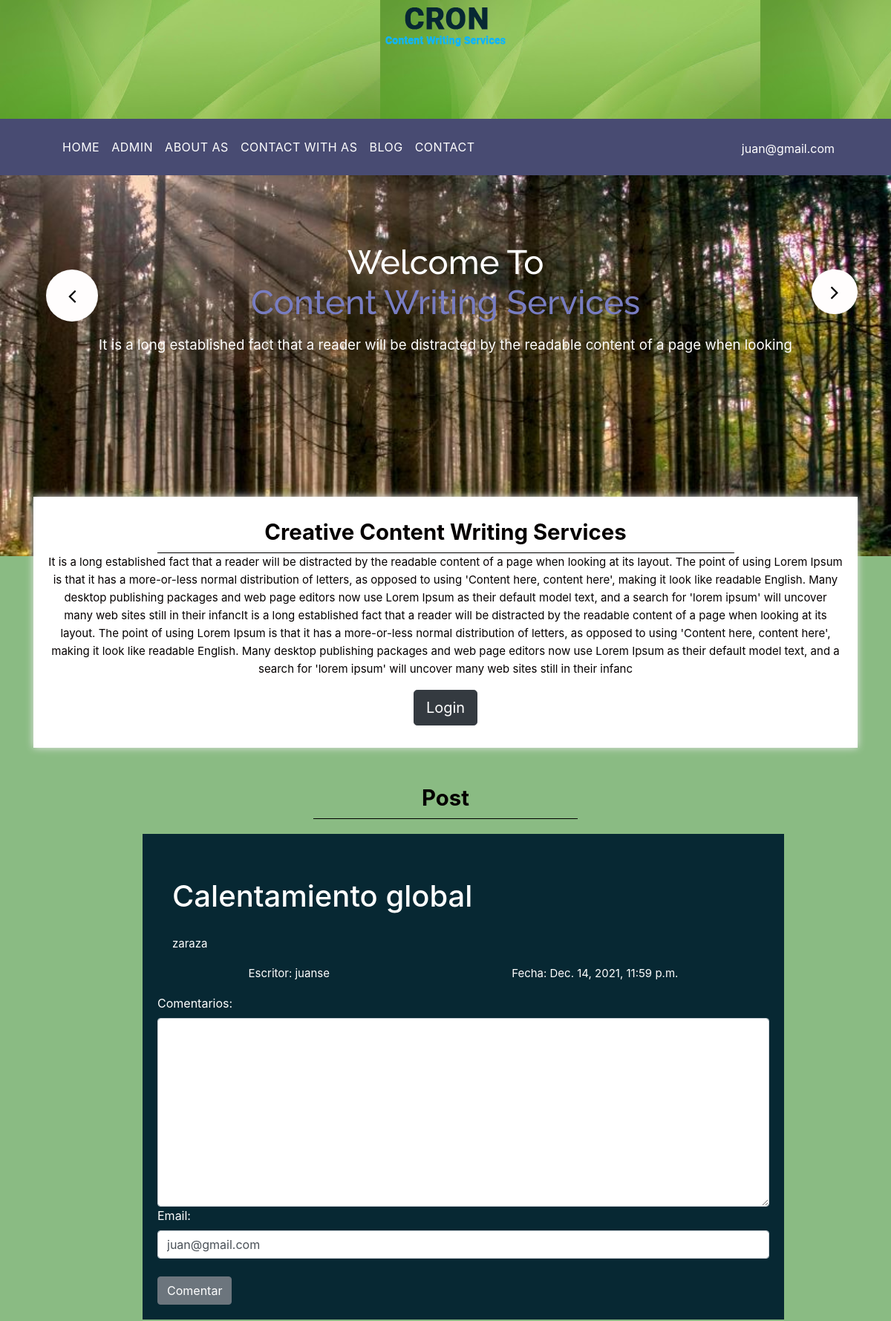
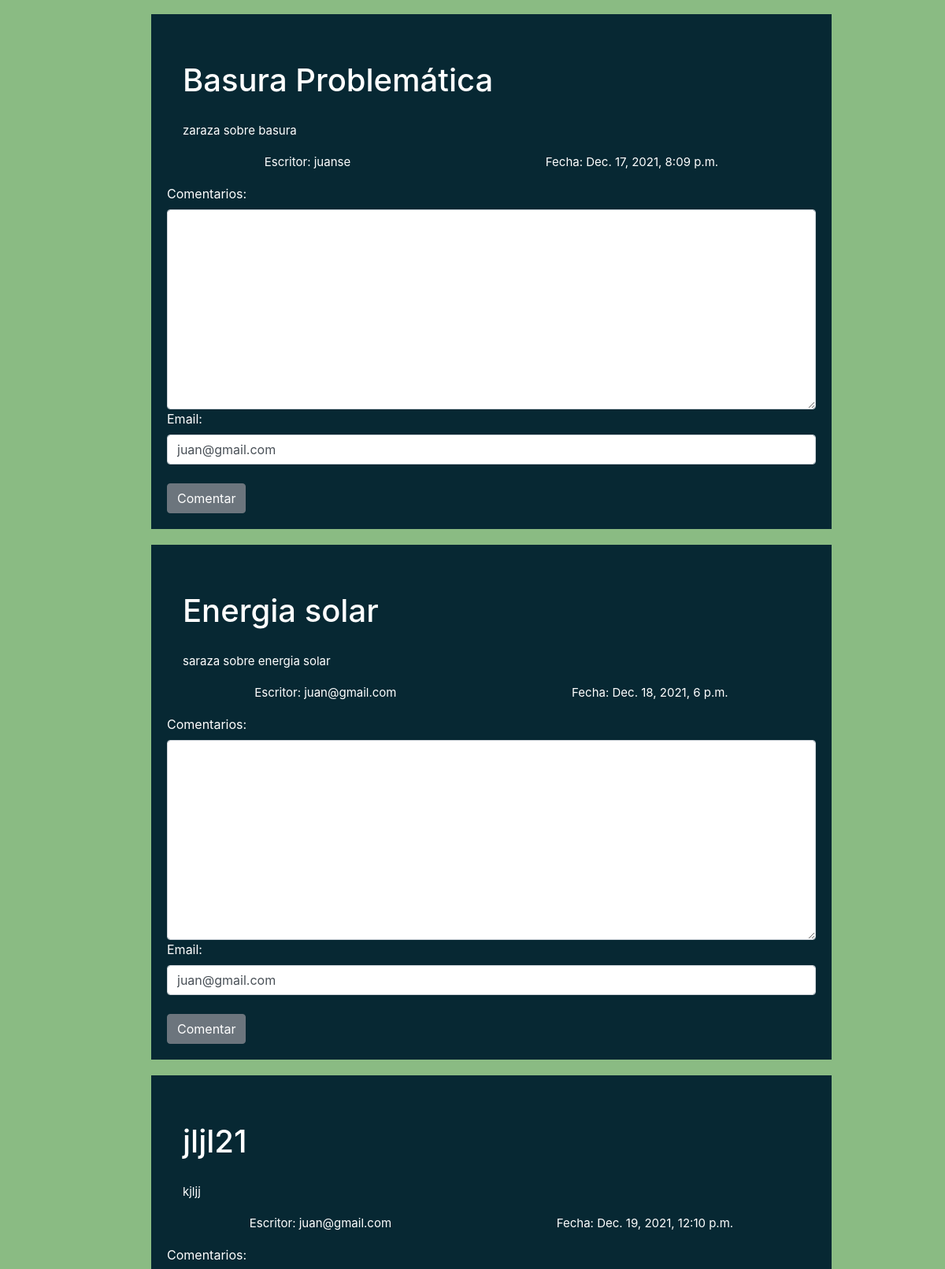
The app's page / (signed in, upper part) with its own data (2 pictures, top to bottom).
### post/models.py (models this page shows, shortened)
class Post(models.Model):
    title = models.CharField(max_length=50)
    content = models.CharField(max_length=500)
    created = models.DateTimeField(default=timezone.now)
    active = models.BooleanField(default=True)
    category_id = models.ForeignKey(Category, on_delete=models.CASCADE)
    user_id = models.ForeignKey(User, on_delete=models.CASCADE)

### post/views.py (the view)
# urls.py: path('', postViews.allPost, name='home'),
def allPost(request):
    result = Post.objects.all()
    context = {
        'data':result
    }
    print(type(request.user.id))
    if request.user.id is None:
        context['form'] = CommentForm()
    else:
        context['form'] = CommentForm(instance=request.user)
    return render(request, 'home.html', context)

### comments/forms.py
class CommentForm(forms.ModelForm):
    class Meta:
        model = Comments
        fields = ['comment', 'email','post_id']
        widgets ={
            'comment':widgets.Textarea(attrs={'class':'form-control', 'width':'40px'}),
            'email':widgets.EmailInput(attrs={'class':'form-control', 'requerid':True}),
            'post_id':widgets.HiddenInput()
        }
        labels = {
            'comment': _('Comentarios'),
        }

### templates/home.html (shortened to what this page needs)
{% extends 'base.html' %}
{% load static %}
{% block content %}
<div class="banner-main">
    <div class="container">
        <div id="main_slider" class="carousel slide" data-ride="carousel">
            <div class="carousel-inner">
                <div class="carousel-item active">
                    <div class="titlepage-h1">
                        <h1 class="bnner_title">Welcome To<br>
                            <span style="color: #787dc2">Content Writing Services</span>
                        </h1>
                        <p class="long_text">It is a long established fact that a reader will be distracted by the
                            readable content of a page when looking </p>
                    </div>
                </div>
            </div>
            <a class="carousel-control-prev" href="#main_slider" role="button" data-slide="prev">
                <i class="fa fa-angle-left"></i>
            </a>
            <a class="carousel-control-next" href="#main_slider" role="button" data-slide="prev">
                <i class="fa fa-angle-right"></i>
            </a>
        </div>
    </div>
</div>
<div class="services_main">
    <div class="container">
        <div class="creative_taital">
            <h1 class="creative_text">Creative Content Writing Services</h1>
            <p style="color: #050000; text-align: center;">It is a long established fact that a reader will be
                distracted by the readable content of a page when looking at its layout. The point of using Lorem Ipsum
                is that it has a more-or-less normal distribution of letters, as opposed to using 'Content here, content
                here', making it look like readable English. Many desktop publishing packages and web page editors now
                use Lorem Ipsum as their default model text, and a search for 'lorem ipsum' will uncover many web sites
                still in their infancIt is a long established fact that a reader will be distracted by the readable
                content of a page when looking at its layout. The point of using Lorem Ipsum is that it has a
                more-or-less normal distribution of letters, as opposed to using 'Content here, content here', making it
                look like readable English. Many desktop publishing packages and web page editors now use Lorem Ipsum as
                their default model text, and a search for 'lorem ipsum' will uncover many web sites still in their
                infanc</p>
            <div class="btn_main">
                <a type="button" href="{% url 'login' %}" class="btn btn-dark btn-lg">Login</a>
            </div>
        </div>
        <div class="section_service_2">
            <h1 class="service_text">Post</h1>
        </div>
        <div class="service_main">
            <div class="row d-flex justify-content-center">
                <div class="card-content">
                    {% for i in data %}
                    <div class="written_text ml-5">
                        <h1 class="written_text">{{i.title}}</h1>
                        <p>{{i.content}}</p>
                        <div class="seccion1-container">
                            <p>Escritor: {{i.user_id}}</p>
                            <p>Fecha: {{i.created}}</p>
                        </div>
                        <div class="d-flex flex-column">
                            <form action="{% url 'saveComment' %}" method="POST">{% csrf_token %}
                                {{form}}
                                <button type="submit" class="btn btn-secondary mt-4">Comentar</button>
                            </form>
                        </div>
                    </div>
                    {% endfor %}
                </div>
            </div>
        </div>
    </div>
</div>
{% endblock content %}

### templates/base.html (shortened to what this page needs)
{% load static %}
<!DOCTYPE html>
<html lang="en">
<head>
    <link rel="stylesheet" type="text/css" href="{% static 'css/style.css' %}">
    <link rel="stylesheet" type="text/css" href="{% static 'css/bootstrap.min.css' %}">
    <link rel="stylesheet" href="{% static 'css/responsive.css' %}">
    <link rel="stylesheet" href="{% static 'css/jquery.mCustomScrollbar.min.css' %}">
    <link rel="stylesheet" href="https://netdna.bootstrapcdn.com/font-awesome/4.0.3/css/font-awesome.css">
    <link rel="stylesheet" href="{% static 'css/owl.carousel.min.css' %}">
    <link rel="stylesheet" href="{% static 'css/owl.theme.default.min.css' %}">
    <link rel="stylesheet" href="https://cdnjs.cloudflare.com/ajax/libs/fancybox/2.1.5/jquery.fancybox.min.css"
        media="screen">
</head>
<body>
    <div class="header_main">
            <div class="logo"><a href="{% url 'home' %}"><img src='{% static "images/logo.png" %}'></a></div>
    </div>
    <div class="header" >
        <div class="container">
            <div class="col-sm-12">
                <div class="menu-area">
                    <nav class="navbar navbar-expand-lg ">
                        <div class="collapse navbar-collapse" id="navbarSupportedContent">
                            <ul class="navbar-nav mr-auto">
                                <li class="nav-item active">
                                    <a class="nav-link" href="{% url 'home' %}">HOME<span class="sr-only">(current)</span></a>
                                </li>
                                {% if user.is_authenticated %}
                                <li class="nav-item">
                                    <a class="nav-link" href="{% url '_admin2' %}">ADMIN</a>
                                </li>
                                {% endif %}
                                <li class="nav-item">
                                    <a class="nav-link" href="about.html">ABOUT AS</a>
                                </li>
                                <li class="nav-item">
                                    <a class="nav-link" href="service.html">CONTACT WITH AS</a>
                                </li>
                                <li class="#" href="#">
                                    <a class="nav-link" href="blog.html">BLOG</a>
                                </li>
                                <li class="nav-item" href="#">
                                    <a class="nav-link" href="">CONTACT</a>
                                </li>
                                <li class="last">
                                    <a class="white" href="{% url 'logout' %}">{{user.username}}</a>
                                </li>
                            </ul>
                        </div>
                    </nav>
                </div>
            </div>
        </div>
    </div>
    {% block content %}
    {% endblock %}
</body>
</html>

### static/css/style.css (style rules this page uses)
* { box-sizing: border-box !important; transition: ease all 0.5s; }
html { scroll-behavior: smooth; }
body { color: #666666; font-size: 14px; font-family: 'Raleway', sans-serif;; line-height: 1.80857; font-weight: normal; overflow-x: hidden; }
a { color: #1f1f1f; text-decoration: none !important; outline: none !important; -webkit-transition: all .3s ease-in-out; -moz-transition: all .3s ease-in-out; -ms-transition: all .3s ease-in-out; -o-transition: all .3s ease-in-out; transition: all .3s ease-in-out; }
h1, h2, h3, h4, h5, h6 { letter-spacing: 0; font-weight: normal; position: relative; padding: 0 0 10px 0; font-weight: normal; line-height: normal; color: #111111; margin: 0 }
h1 { font-size: 24px }
*, *::after, *::before { -webkit-box-sizing: border-box; -moz-box-sizing: border-box; box-sizing: border-box; }
ul, li, ol { margin: 0px; padding: 0px; list-style: none; }
p { margin: 20px; font-weight: 400; font-size: 15px; line-height: 24px; }
a { color: #ffffff; text-decoration: none; outline: none !important; }
.last { padding-top: 10px; padding-left: 40px; }
.titlepage-h1 { width: 100%; float: left; margin: 0 auto; text-align: center; }
.bnner_title { font-size: 46pt; color: #ffffff; padding-top: 70px; font-family: 'Raleway', sans-serif;; }
.long_text { font-size: 14pt; color: #ffffff; padding-bottom: 30px; }
.btn_main { width: 40%; display: block; margin: 0 auto; text-align: center; }
.navbar-expand-lg .navbar-nav .nav-link { padding-right: 60px; padding-left: 0; color: #fff; font-size: 16px; letter-spacing: 0.5px; }
.navbar-nav.mr-auto { width: 100%; margin: 0; display: block; }
.navbar-nav.mr-auto li { float: left; }
.navbar-nav.mr-auto li.last { float: right; }
.creative_taital { width: 100%; float: left; background-color: #ffffff; height: auto; padding-bottom: 30px; padding-top: 30px; box-shadow: 0px 0px 10px 0px; color: #e7e7e7; margin-top: -110px; margin-bottom: 50px; }
.creative_text { color: #050000; font-size: 22pt; text-align: center; border-bottom: 1px solid #000; width: 46%; margin: 0 auto; text-align: center; font-weight: bold; }
.section_service_2 { width: 100%; float: left; }
.service_text { color: #050000; font-size: 22pt; text-align: center; border-bottom: 1px solid #000; width: 22%; margin: 0 auto; font-weight: bold; }
.written_text { width: 100%; float: left; color: #ffffff; margin-top: 20px; }
.form-control { display: block; width: 100%; padding: .375rem .75rem; font-size: 1rem; line-height: 1.5; color: #495057; background-color: #072833; background-clip: padding-box; border: 1px solid #072833; border-radius: 0px; border: 0px; }
#main_slider a.carousel-control-prev { position: absolute; left: 82px; bottom: 10px; top: inherit; }
#main_slider a.carousel-control-prev { position: absolute; top: 40% !important; left: 17px !important; width: 70px; height: 70px; border-radius: 35px; }
#main_slider .carousel-control-prev, #main_slider .carousel-control-next { width: 62px; height: 60px; background: #fffdfd; opacity: 1; font-size: 30px; color: #000; }
#main_slider .carousel-control-prev, #main_slider .carousel-control-next { width: 62px; height: 60px; background: #fffdfd; opacity: 1; font-size: 30px; color: #000; border-radius: 35px; top: 40% !important; }

### static/css/responsive.css (style rules this page uses)
.banner-main { padding-bottom: 120px; }
.creative_text { width: 70%; }
.service_text { width: 32%; }
.bnner_title { font-size: 34pt; }

### records on screen
Post: title "Calentamiento global", content "zaraza", user_id "juanse", created "Dec. 14, 2021, 11:59 p.m."
Post: title "Basura Problemática", content "zaraza sobre basura", user_id "juanse", created "Dec. 17, 2021, 8:09 p.m."
Post: title "Energia solar", content "saraza sobre energia solar", user_id "juan@gmail.com", created "Dec. 18, 2021, 6 p.m."
Post: title "jljl21", content "kjljj", user_id "juan@gmail.com", created "Dec. 19, 2021, 12:10 p.m."

### other values on screen
{{ user.username }} "juan@gmail.com"
